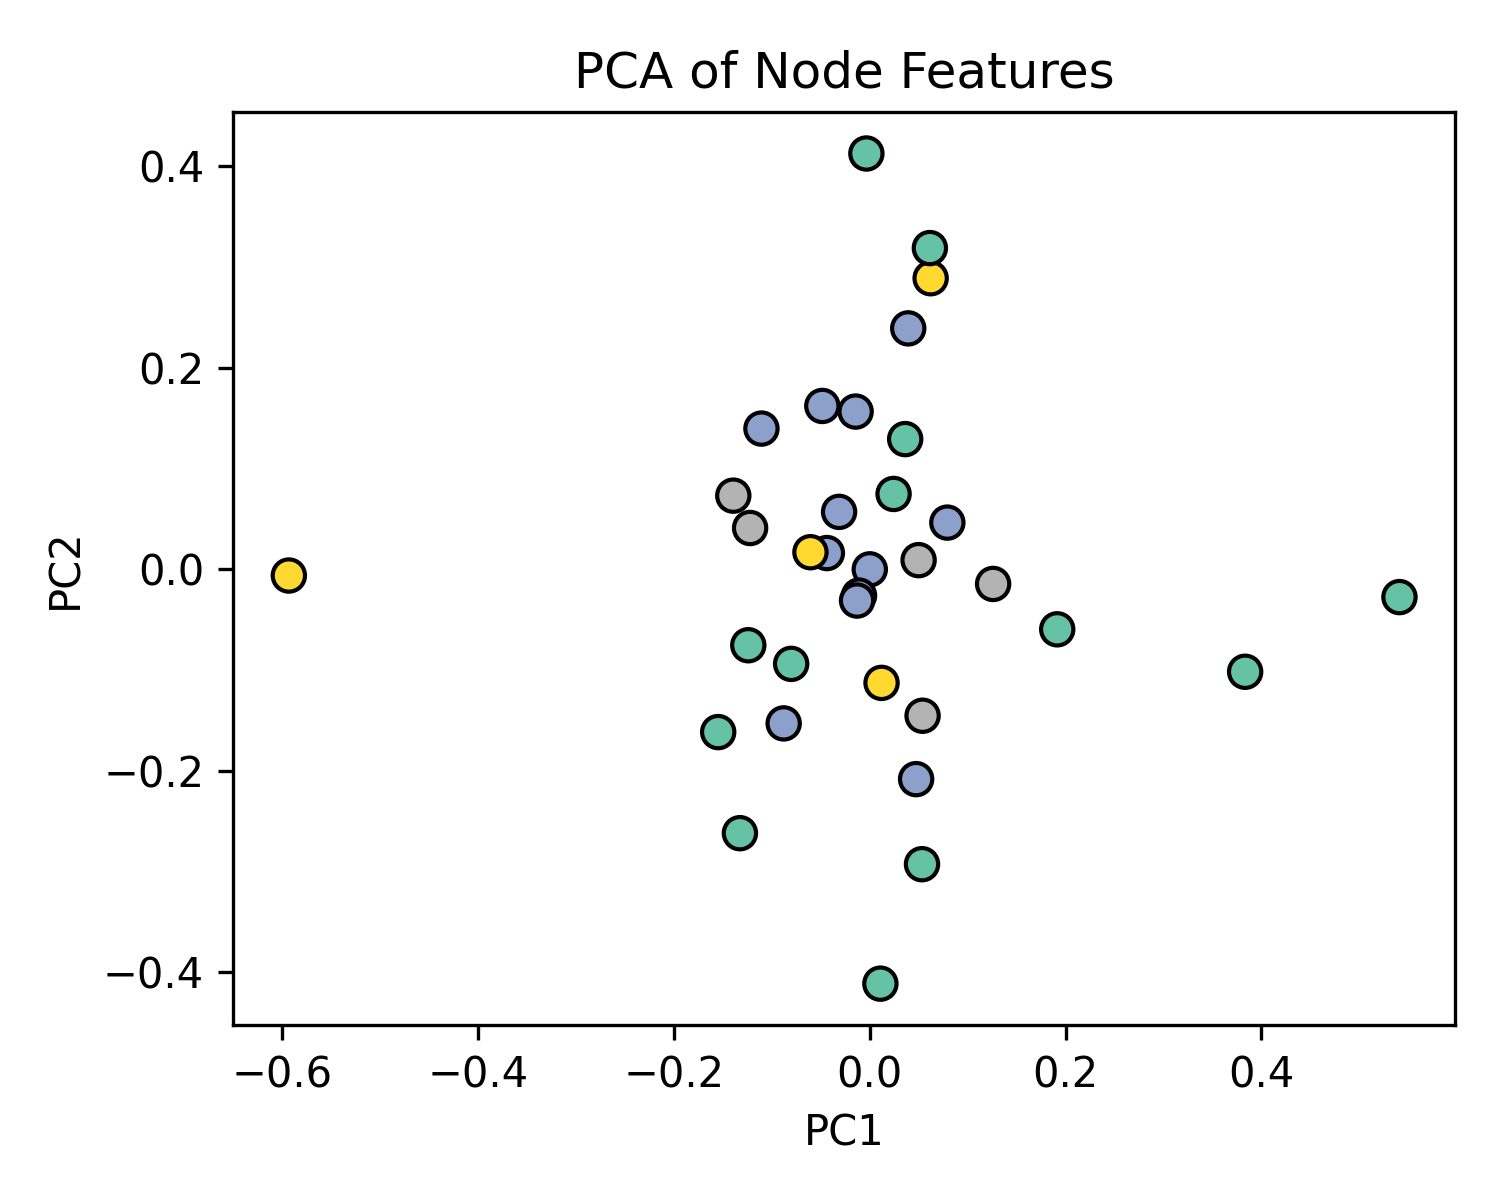

Reproduce this figure in Python.
import matplotlib
matplotlib.use("Agg")
import numpy as np
import matplotlib.pyplot as plt
from torch_geometric.datasets import KarateClub


def pca_2d(features):
    x = np.array(features, dtype=float)
    x_centered = x - x.mean(axis=0, keepdims=True)
    cov = np.cov(x_centered, rowvar=False)
    eigvals, eigvecs = np.linalg.eigh(cov)
    order = np.argsort(eigvals)[::-1]
    components = eigvecs[:, order][:, :2]
    emb_2d = x_centered @ components
    return emb_2d


def main():
    dataset = KarateClub()
    data = dataset[0]

    x = data.x.cpu().numpy()
    labels = data.y.cpu().numpy()

    emb_2d = pca_2d(x)

    plt.figure(figsize=(5, 4))
    scatter = plt.scatter(emb_2d[:, 0], emb_2d[:, 1], c=labels, cmap=plt.cm.Set2, s=60, edgecolors="k")
    plt.xlabel("PC1")
    plt.ylabel("PC2")
    plt.title("PCA of Node Features")
    plt.tight_layout()
    plt.savefig("node_features_pca.png", dpi=300)


if __name__ == "__main__":
    main()
